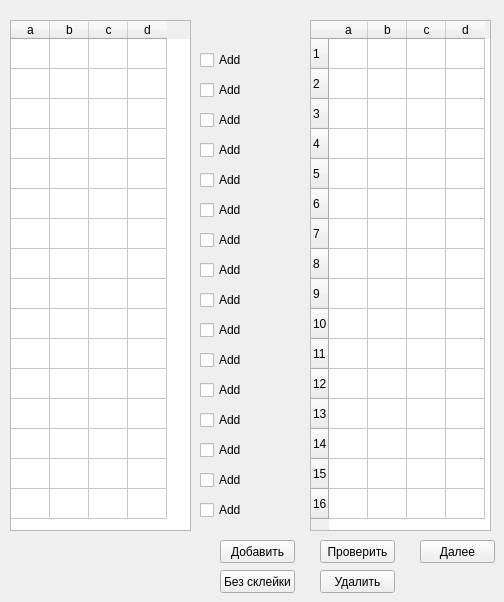
    <widget class="QWidget" name="tab_4">
     <attribute name="title">
      <string>Склейка 3</string>
     </attribute>
     <widget class="QTableWidget" name="tableWidget_skleiki_2">
      <property name="geometry">
       <rect>
        <x>10</x>
        <y>20</y>
        <width>181</width>
        <height>511</height>
       </rect>
      </property>
      <property name="editTriggers">
       <set>QAbstractItemView::NoEditTriggers</set>
      </property>
      <attribute name="horizontalHeaderDefaultSectionSize">
       <number>39</number>
      </attribute>
      <attribute name="verticalHeaderVisible">
       <bool>false</bool>
      </attribute>
      <attribute name="verticalHeaderDefaultSectionSize">
       <number>30</number>
      </attribute>
      <row>
       <property name="text">
        <string>1</string>
       </property>
      </row>
      <row>
       <property name="text">
        <string>2</string>
       </property>
      </row>
      <row>
       <property name="text">
        <string>3</string>
       </property>
      </row>
      <row>
       <property name="text">
        <string>4</string>
       </property>
      </row>
      <row>
       <property name="text">
        <string>5</string>
       </property>
      </row>
      <row>
       <property name="text">
        <string>6</string>
       </property>
      </row>
      <row>
       <property name="text">
        <string>7</string>
       </property>
      </row>
      <row>
       <property name="text">
        <string>8</string>
       </property>
      </row>
      <row>
       <property name="text">
        <string>9</string>
       </property>
      </row>
      <row>
       <property name="text">
        <string>10</string>
       </property>
      </row>
      <row>
       <property name="text">
        <string>11</string>
       </property>
      </row>
      <row>
       <property name="text">
        <string>12</string>
       </property>
      </row>
      <row>
       <property name="text">
        <string>13</string>
       </property>
      </row>
      <row>
       <property name="text">
        <string>14</string>
       </property>
      </row>
      <row>
       <property name="text">
        <string>15</string>
       </property>
      </row>
      <row>
       <property name="text">
        <string>16</string>
       </property>
      </row>
      <column>
       <property name="text">
        <string>a</string>
       </property>
      </column>
      <column>
       <property name="text">
        <string>b</string>
       </property>
      </column>
      <column>
       <property name="text">
        <string>c</string>
       </property>
      </column>
      <column>
       <property name="text">
        <string>d</string>
       </property>
      </column>
     </widget>
     <widget class="QTableWidget" name="tableWidget_skleiki_3_editing">
      <property name="geometry">
       <rect>
        <x>310</x>
        <y>20</y>
        <width>181</width>
        <height>511</height>
       </rect>
      </property>
      <property name="editTriggers">
       <set>QAbstractItemView::NoEditTriggers</set>
      </property>
      <attribute name="horizontalHeaderDefaultSectionSize">
       <number>39</number>
      </attribute>
      <attribute name="verticalHeaderDefaultSectionSize">
       <number>30</number>
      </attribute>
      <row>
       <property name="text">
        <string>1</string>
       </property>
      </row>
      <row>
       <property name="text">
        <string>2</string>
       </property>
      </row>
      <row>
       <property name="text">
        <string>3</string>
       </property>
      </row>
      <row>
       <property name="text">
        <string>4</string>
       </property>
      </row>
      <row>
       <property name="text">
        <string>5</string>
       </property>
      </row>
      <row>
       <property name="text">
        <string>6</string>
       </property>
      </row>
      <row>
       <property name="text">
        <string>7</string>
       </property>
      </row>
      <row>
       <property name="text">
        <string>8</string>
       </property>
      </row>
      <row>
       <property name="text">
        <string>9</string>
       </property>
      </row>
      <row>
       <property name="text">
        <string>10</string>
       </property>
      </row>
      <row>
       <property name="text">
        <string>11</string>
       </property>
      </row>
      <row>
       <property name="text">
        <string>12</string>
       </property>
      </row>
      <row>
       <property name="text">
        <string>13</string>
       </property>
      </row>
      <row>
       <property name="text">
        <string>14</string>
       </property>
      </row>
      <row>
       <property name="text">
        <string>15</string>
       </property>
      </row>
      <row>
       <property name="text">
        <string>16</string>
       </property>
      </row>
      <column>
       <property name="text">
        <string>a</string>
       </property>
      </column>
      <column>
       <property name="text">
        <string>b</string>
       </property>
      </column>
      <column>
       <property name="text">
        <string>c</string>
       </property>
      </column>
      <column>
       <property name="text">
        <string>d</string>
       </property>
      </column>
     </widget>
     <widget class="QPushButton" name="pushButton_nextStep_onesOnly_3">
      <property name="geometry">
       <rect>
        <x>420</x>
        <y>540</y>
        <width>75</width>
        <height>23</height>
       </rect>
      </property>
      <property name="text">
       <string>Далее</string>
      </property>
     </widget>
     <widget class="QPushButton" name="pushButton_add_skleyki_2">
      <property name="geometry">
       <rect>
        <x>220</x>
        <y>540</y>
        <width>75</width>
        <height>23</height>
       </rect>
      </property>
      <property name="text">
       <string>Добавить</string>
      </property>
     </widget>
     <widget class="QPushButton" name="pushButton_clearSkleyki_2">
      <property name="geometry">
       <rect>
        <x>320</x>
        <y>570</y>
        <width>75</width>
        <height>23</height>
       </rect>
      </property>
      <property name="text">
       <string>Удалить</string>
      </property>
     </widget>
     <widget class="QPushButton" name="pushButton_proverka_skleyki_3_0">
      <property name="geometry">
       <rect>
        <x>320</x>
        <y>540</y>
        <width>75</width>
        <height>23</height>
       </rect>
      </property>
      <property name="text">
       <string>Проверить</string>
      </property>
     </widget>
     <widget class="QCheckBox" name="checkBox_skleyka_2_0">
      <property name="geometry">
       <rect>
        <x>200</x>
        <y>50</y>
        <width>70</width>
        <height>20</height>
       </rect>
      </property>
      <property name="text">
       <string>Add</string>
      </property>
     </widget>
     <widget class="QCheckBox" name="checkBox_skleyka_2_1">
      <property name="geometry">
       <rect>
        <x>200</x>
        <y>80</y>
        <width>70</width>
        <height>20</height>
       </rect>
      </property>
      <property name="text">
       <string>Add</string>
      </property>
     </widget>
     <widget class="QCheckBox" name="checkBox_skleyka_2_2">
      <property name="geometry">
       <rect>
        <x>200</x>
        <y>110</y>
        <width>70</width>
        <height>20</height>
       </rect>
      </property>
      <property name="text">
       <string>Add</string>
      </property>
     </widget>
     <widget class="QCheckBox" name="checkBox_skleyka_2_3">
      <property name="geometry">
       <rect>
        <x>200</x>
        <y>140</y>
        <width>70</width>
        <height>20</height>
       </rect>
      </property>
      <property name="text">
       <string>Add</string>
      </property>
     </widget>
     <widget class="QCheckBox" name="checkBox_skleyka_2_4">
      <property name="geometry">
       <rect>
        <x>200</x>
        <y>170</y>
        <width>70</width>
        <height>20</height>
       </rect>
      </property>
      <property name="text">
       <string>Add</string>
      </property>
     </widget>
     <widget class="QCheckBox" name="checkBox_skleyka_2_5">
      <property name="geometry">
       <rect>
        <x>200</x>
        <y>200</y>
        <width>70</width>
        <height>20</height>
       </rect>
      </property>
      <property name="text">
       <string>Add</string>
      </property>
     </widget>
     <widget class="QCheckBox" name="checkBox_skleyka_2_6">
      <property name="geometry">
       <rect>
        <x>200</x>
        <y>230</y>
        <width>70</width>
        <height>20</height>
       </rect>
      </property>
      <property name="text">
       <string>Add</string>
      </property>
     </widget>
     <widget class="QCheckBox" name="checkBox_skleyka_2_7">
      <property name="geometry">
       <rect>
        <x>200</x>
        <y>260</y>
        <width>70</width>
        <height>20</height>
       </rect>
      </property>
      <property name="text">
       <string>Add</string>
      </property>
     </widget>
     <widget class="QCheckBox" name="checkBox_skleyka_2_8">
      <property name="geometry">
       <rect>
        <x>200</x>
        <y>290</y>
        <width>70</width>
        <height>20</height>
       </rect>
      </property>
      <property name="text">
       <string>Add</string>
      </property>
     </widget>
     <widget class="QCheckBox" name="checkBox_skleyka_2_9">
      <property name="geometry">
       <rect>
        <x>200</x>
        <y>320</y>
        <width>70</width>
        <height>20</height>
       </rect>
      </property>
      <property name="text">
       <string>Add</string>
      </property>
     </widget>
     <widget class="QCheckBox" name="checkBox_skleyka_2_10">
      <property name="geometry">
       <rect>
        <x>200</x>
        <y>350</y>
        <width>70</width>
        <height>20</height>
       </rect>
      </property>
      <property name="text">
       <string>Add</string>
      </property>
     </widget>
     <widget class="QCheckBox" name="checkBox_skleyka_2_11">
      <property name="geometry">
       <rect>
        <x>200</x>
        <y>380</y>
        <width>70</width>
        <height>20</height>
       </rect>
      </property>
      <property name="text">
       <string>Add</string>
      </property>
     </widget>
     <widget class="QCheckBox" name="checkBox_skleyka_2_12">
      <property name="geometry">
       <rect>
        <x>200</x>
        <y>410</y>
        <width>70</width>
        <height>20</height>
       </rect>
      </property>
      <property name="text">
       <string>Add</string>
      </property>
     </widget>
     <widget class="QCheckBox" name="checkBox_skleyka_2_13">
      <property name="geometry">
       <rect>
        <x>200</x>
        <y>440</y>
        <width>70</width>
        <height>20</height>
       </rect>
      </property>
      <property name="text">
       <string>Add</string>
      </property>
     </widget>
     <widget class="QCheckBox" name="checkBox_skleyka_2_14">
      <property name="geometry">
       <rect>
        <x>200</x>
        <y>470</y>
        <width>70</width>
        <height>20</height>
       </rect>
      </property>
      <property name="text">
       <string>Add</string>
      </property>
     </widget>
     <widget class="QCheckBox" name="checkBox_skleyka_2_15">
      <property name="geometry">
       <rect>
        <x>200</x>
        <y>500</y>
        <width>70</width>
        <height>20</height>
       </rect>
      </property>
      <property name="text">
       <string>Add</string>
      </property>
     </widget>
     <widget class="QPushButton" name="pushButton_tot_move_to_skeyki_3">
      <property name="geometry">
       <rect>
        <x>220</x>
        <y>570</y>
        <width>75</width>
        <height>23</height>
       </rect>
      </property>
      <property name="text">
       <string>Без склейки</string>
      </property>
     </widget>
    </widget>
